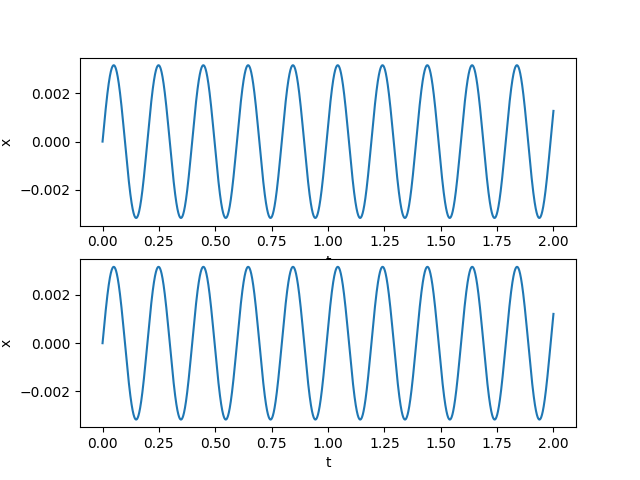

The Python source for this figure:
#coding=utf-8
if __name__ == "__main__":
	from oblig3_p import neste

def vx(m, k, v0, tslutt, u, n, neste):
	from matplotlib.pylab import linspace, zeros_like
	dt = tslutt/n
	t = linspace(0, tslutt, n)
	x = zeros_like(t)
	v = zeros_like(t)
	v[0] = v0
	for i in xrange(len(t) - 1):
		x_, v_ = neste(x[i], v[i], k, m, dt, t[i], u)
		x[i + 1] = x_
		v[i + 1] = v_
	return t, x, v

if __name__ == "__main__":
	from matplotlib.pylab import plot, show, legend, xlabel, ylabel, sin, subplot, figure, savefig, sqrt
	t, x, v = vx(m = 0.1, k = 100., v0 = 0.1, tslutt = 2., n = 3000., u = 0, neste = neste)

	figure()
	subplot(211)
	omg = lambda k, m : sqrt(k/m)
	fas = 0.1/omg(100, 0.1)*sin(omg(100, 0.1)*t)
	plot(t, fas)
	xlabel("t")
	ylabel("x")
	subplot(212)
	plot(t, x)
	xlabel("t")
	ylabel("x")
	savefig("oblig3_q.png")
	show()

"""
C:\Users\Torstein\Documents\UiO\Fys-Mek1110\Python Programmer>oblig3_q.py

"""